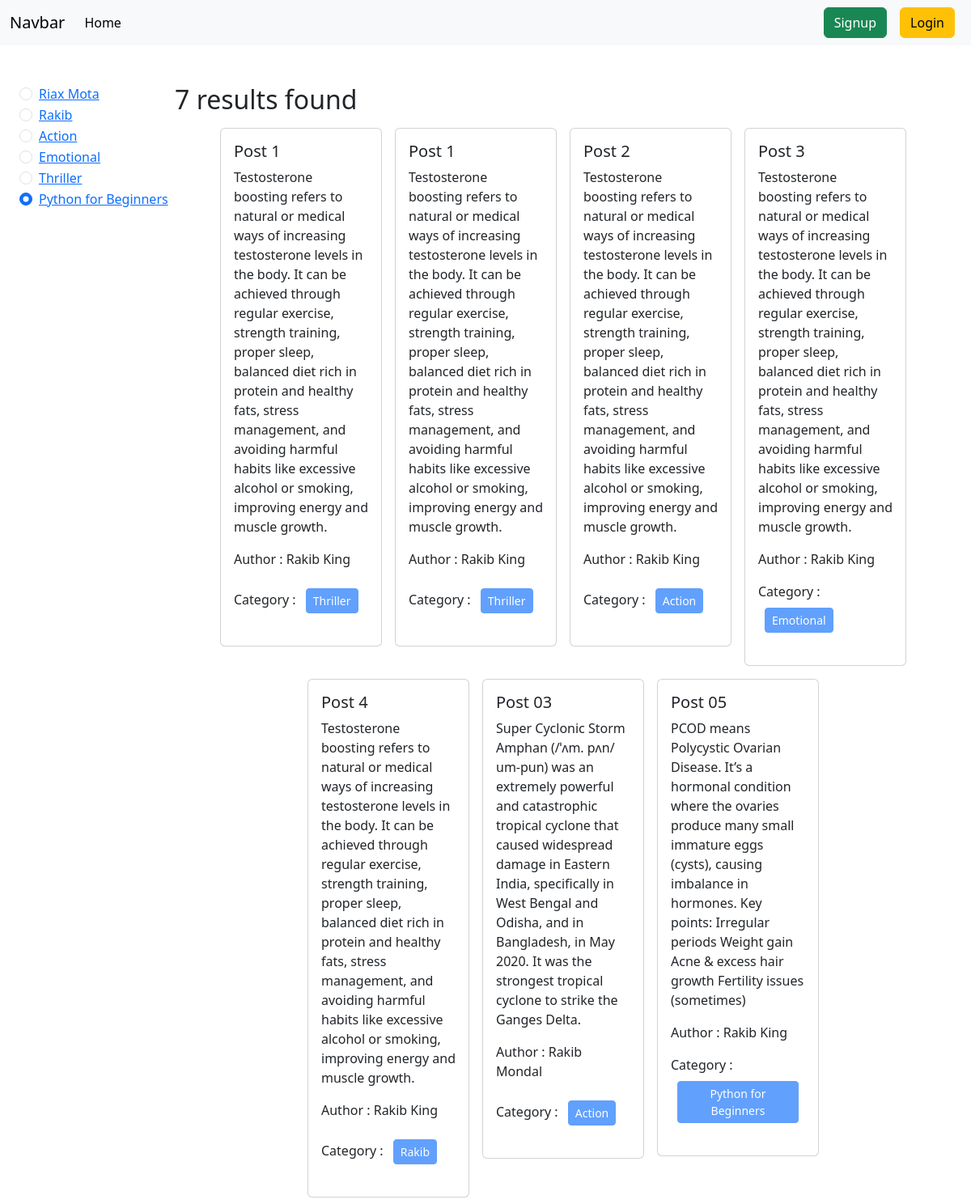
The page / on the database its author committed.
### category/models.py (models this page shows, shortened)
class Category(models.Model):
    name = models.CharField(max_length=200)
    slug = models.SlugField(max_length=200,unique=True,null=True,blank=True)

### post/models.py (models this page shows, shortened)
class Post(models.Model):
    title = models.CharField(max_length=200)
    author = models.ForeignKey(User,on_delete=models.CASCADE)
    image = models.CharField(default='https://cdn.britannica.com/92/152292-050-EAF28A45/Bald-eagle.jpg')
    category = models.ManyToManyField(Category)
    content = models.TextField()

### blog/views.py (the view)
# urls.py: 2. Add a URL to urlpatterns:  path('', views.home, name='home')
def home(request,category_slug = None):
    data = Post.objects.all()
    if category_slug is not None:
        category = Category.objects.get(slug = category_slug)
        data = Post.objects.filter(category=category)
    categories = Category.objects.all()
    return render(request, "home.html",{'data':data,'categories':categories})

### templates/home.html
{% extends "base.html" %} {% block content %}
<div class="d-flex flex-wrap pt-5 px-4">
  <div class="col-2">
    {% for category in categories %}
    <div class="form-check">
      <input
        class="form-check-input"
        type="radio"
        name="category"
        id="{{category.id}}"
        checked />
      <label class="form-check-label" for="{{category.id}}">
        <a href="{% url 'category_search' category.slug %}">{{category.name}}</a>
      </label>
    </div>
    {% endfor %}
  </div>
  <div class="col-10">
    <h2>{{data | length}} results found</h2>
    <div class="d-flex flex-wrap justify-content-center px-5">
      {% for post in data %}
      <div class="col-sm-3">
        <div class="card m-2">
          <div class="card-body">
            <h5 class="card-title">{{post.title}}</h5>
            <p class="card-text">{{post.content}}</p>
            <p>Author : {{post.author.first_name}} {{post.author.last_name}}</p>
            <p>
              Category : {% for cat in post.category.all %}
              <button class="btn btn-primary btn-sm m-2" disabled>
                {{cat.name}}
              </button>
              {% endfor %}
            </p>
          </div>
        </div>
      </div>
      {% endfor %}
    </div>
  </div>
</div>
{% endblock content %}

### templates/base.html (shortened to what this page needs)
<!doctype html>
<html lang="en">
  <head>
    <link
      href="https://cdn.jsdelivr.net/npm/bootstrap@5.3.8/dist/css/bootstrap.min.css"
      rel="stylesheet"
 />
  </head>
  <body>
    <nav class="navbar navbar-expand-lg bg-body-tertiary">
      <div class="container-fluid">
        <a class="navbar-brand" href="#">Navbar</a>
        <div class="collapse navbar-collapse" id="navbarSupportedContent">
          <ul class="navbar-nav me-auto mb-2 mb-lg-0">
            <li class="nav-item">
              <a
                class="nav-link active"
                aria-current="page"
                href="{% url 'home'%}"
                >Home</a
              >
            </li>
          </ul>
          <div class="d-flex" role="search">
            {% if user.is_authenticated %}
            <a
              href="{% url 'profile' %}"
              class="btn btn-primary mx-2"
              type="submit"
              >Profile</a
            >
            <a
              href="{% url 'logout' %}"
              class="btn btn-danger mx-2"
              type="submit"
              >Logout</a
            >
            {% else %}
            <a
              href="{% url 'signup' %}"
              class="btn btn-success mx-2"
              type="submit"
              >Signup</a
            >
            <a
              href="{% url 'login' %}"
              class="btn btn-warning mx-2"
              type="submit"
              >Login</a
            >
            {% endif %}
          </div>
        </div>
      </div>
    </nav>
    {% block content %} {% endblock content%}
  </body>
</html>

### rows shown on the page
Category: name "Riax Mota"
Category: name "Rakib"
Category: name "Action"
Category: name "Emotional"
Category: name "Thriller"
Category: name "Python for Beginners"
Post: title "Post 1", content "Testosterone boosting refers to natural or medical ways of increasing testosterone levels in the body. It can be achieved through regular exercise, strength training, proper sleep, balanced diet rich in protein and healthy fats, stress management, and avoiding harmful habits like excessive alcohol or smoking, improving energy and muscle growth.", author.first_name "Rakib", author.last_name "King"
Post: title "Post 1", content "Testosterone boosting refers to natural or medical ways of increasing testosterone levels in the body. It can be achieved through regular exercise, strength training, proper sleep, balanced diet rich in protein and healthy fats, stress management, and avoiding harmful habits like excessive alcohol or smoking, improving energy and muscle growth.", author.first_name "Rakib", author.last_name "King"
Post: title "Post 2", content "Testosterone boosting refers to natural or medical ways of increasing testosterone levels in the body. It can be achieved through regular exercise, strength training, proper sleep, balanced diet rich in protein and healthy fats, stress management, and avoiding harmful habits like excessive alcohol or smoking, improving energy and muscle growth.", author.first_name "Rakib", author.last_name "King"
Post: title "Post 3", content "Testosterone boosting refers to natural or medical ways of increasing testosterone levels in the body. It can be achieved through regular exercise, strength training, proper sleep, balanced diet rich in protein and healthy fats, stress management, and avoiding harmful habits like excessive alcohol or smoking, improving energy and muscle growth.", author.first_name "Rakib", author.last_name "King"
Post: title "Post 4", content "Testosterone boosting refers to natural or medical ways of increasing testosterone levels in the body. It can be achieved through regular exercise, strength training, proper sleep, balanced diet rich in protein and healthy fats, stress management, and avoiding harmful habits like excessive alcohol or smoking, improving energy and muscle growth.", author.first_name "Rakib", author.last_name "King"
Post: title "Post 03", content "Super Cyclonic Storm Amphan (/ˈʌm. pʌn/ um-pun) was an extremely powerful and catastrophic tropical cyclone that caused widespread damage in Eastern India, specifically in West Bengal and Odisha, and in Bangladesh, in May 2020. It was the strongest tropical cyclone to strike the Ganges Delta.", author.first_name "Rakib", author.last_name "Mondal"
Post: title "Post 05", content "PCOD means Polycystic Ovarian Disease. It’s a hormonal condition where the ovaries produce many small immature eggs (cysts), causing imbalance in hormones. Key points: Irregular periods Weight gain Acne & excess hair growth Fertility issues (sometimes)", author.first_name "Rakib", author.last_name "King"

### other values the page prints
{{ data | length }} "7"
